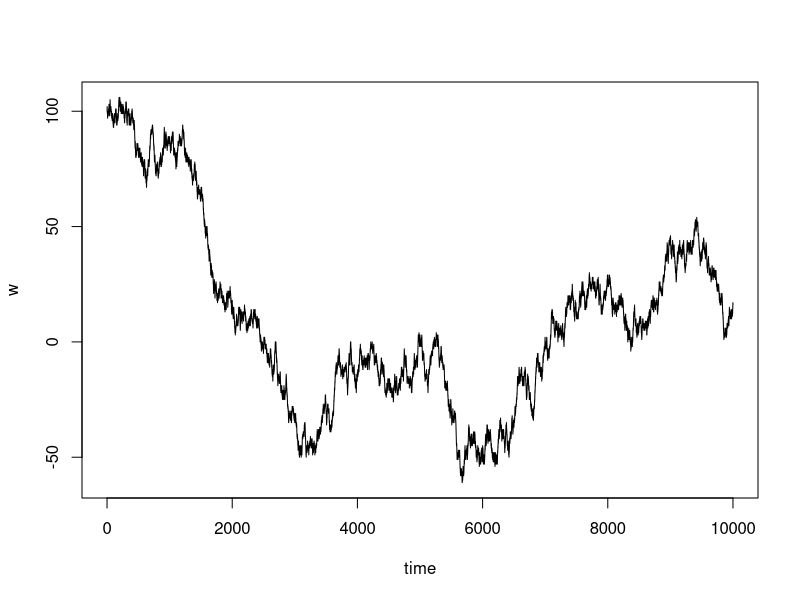
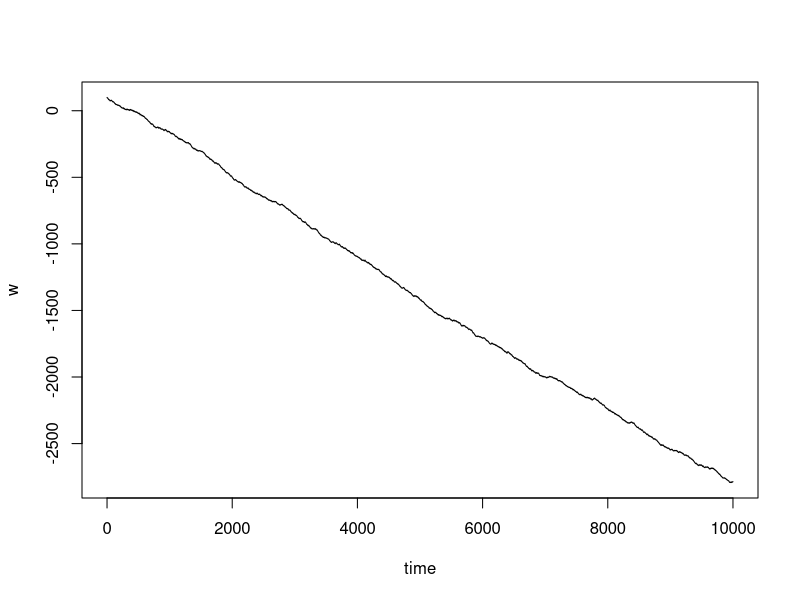
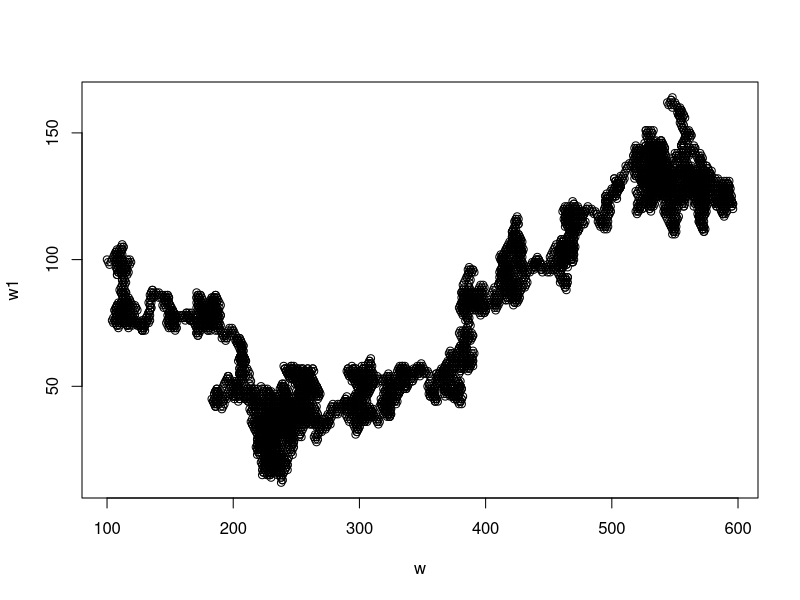

R code for these plots, in order: (Note: this script raises an error after producing the figures.)

w0 <- 100 # Initial wealth
p <- 0.5 # Probability of a win
T <- 10000  # Terminal time

# Create empty objects to fill
w <- rep(0, T+1)
x <- rep(0, T)

# Fill initial wealth
w[1] = w0

for(t in 1:T){
    # A random draw
    u <- runif(1)
    p <- runif(1) #p becomes a uniform random variable: its value changes at each loop
    if(u <= 1 - p){
        x[t] <- 0
        w[t+1] <- w[t] - 1
    } else {
        x[t] <- 1
        w[t+1] <- w[t] + 1
    }
}
time = 0:T
plot(time, w, type='l')





w0 <- 100 # Initial wealth
u <- runif(1) #u takes a random value, but only at the beginning (outside of the loop. The same random shock is gonna hit p all the time.
T <- 10000  # Terminal time

# Create empty objects to fill
w <- rep(0, T+1)
x <- rep(0, T)

# Fill initial wealth
w[1] = w0

for(t in 1:T){
    # A random draw
    p <- runif(1)
    if(u <= 1 - p){
        x[t] <- 0
        w[t+1] <- w[t] - 1
    } else {
        x[t] <- 1
        w[t+1] <- w[t] + 1
    }
}
time = 0:T
plot(time, w, type='l')


#To plot both paths, I'm first going to rewrite the two codes, changing their names.
w10 <- 100 # Initial wealth
p <- 0.5 # Probability of a win
T <- 10000  # Terminal time

# Create empty objects to fill
w1 <- rep(0, T+1)
x <- rep(0, T)

# Fill initial wealth
w1[1] = w10

for(t in 1:T){
    # A random draw
    u <- runif(1)
    p <- runif(1) #p becomes a uniform random variable: its value changes at each loop
    if(u <= 1 - p){
        x[t] <- 0
        w1[t+1] <- w1[t] - 1
    } else {
        x[t] <- 1
        w1[t+1] <- w1[t] + 1
    }
}
time = 0:T


w0 <- 100 # Initial wealth
u <- runif(1)
T <- 10000  # Terminal time

# Create empty objects to fill
w <- rep(0, T+1)
x <- rep(0, T)

# Fill initial wealth
w[1] = w0

for(t in 1:T){
    # A random draw
    p <- runif(1)
    if(u <= 1 - p){
        x[t] <- 0
        w[t+1] <- w[t] - 1
    } else {
        x[t] <- 1
        w[t+1] <- w[t] + 1
    }
}
time = 0:T


#Here come the problems: how to plot both paths? Paul gave me the idea to put a minimum and a maximum value for the graph.
#It is asking for the function 'xlim', but I don't know how to write it... And when I write it he says that he doesn't understand it


maxval <- max(w, w1)
minval <- min(w, w1)
plot(w, w1)
xlim(1, 10)

#Although, I end up witha graph: I'm not sure it's the right one


#Here, I tried to create a loop inside of another loop (loopception). Indeed, I kept the initial loop, running for a certain
#value of p. Then, keeping the final value of w, and running this loop M times. In the end, adding all the w in T, and dividing
#T by M, to get the average.
#But apparently, it didn't work so well

############ Comment
# Because u is a fixed value, you will always get the same answer!
# Your approach was very good though, with the nested loops. Check
# out the correction to see how I approached the problem.


w0 <- 100 # Initial wealth
u <- runif(1) #u takes a random value, but only at the beginning (outside of the loop. The same random shock is gonna hit p all the time.
L <- 100  #number of trials in one loop
M <- 10 #total number of loops
T <- 0 #it will contain the sum of the results of all the trials

w <- rep(0, T+1)
x <- rep(0, T)

# Fill initial wealth
w[1] = w0

p <- runif(1) #p is taken out of the loop, to get only one value for it.

for(M in 1:10){ #creating the upper loop


for(t in 1:M){ #the inner loop


    if(u <= 1 - p){
        x[t] <- 0
        w[t+1] <- w[t] - 1
        T <- T+w[t+1]
    } else {
        x[t] <- 1
        w[t+1] <- w[t] + 1
    T <- T+w[t+1]
    }


}
    M <- M+1
T <- T+w[t+1]
}

time = 0:M
T <- T/M #computing the average (= sum of all the results / number of trials)
show (T)


#Here, if the last question had gone well, I think I'd have put the p inside of the loop again, to give it many
#different random values.
